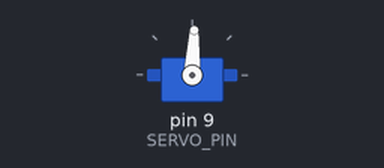
Bench run of a sketch on a simulated Arduino Uno, built with avr-gcc and run on an emulated ATmega328P. Shown: servo.

Above: at 0.05 s.
Timing chart, 0 to 15.6 s (numbered marks = the images above):
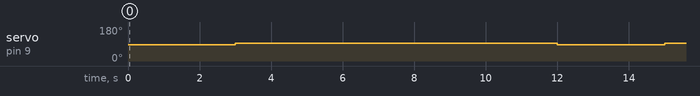

The sketch:

mg90s_Continuous.ino
```cpp
/*
  Exercise 360 degree Servo motor
  Simply runs servo in one direction for 3 seconds, stops, then reverses direction
  Uses built-in Servo.h library
*/
#include "Servo.h"
#define SERVO_PIN 9   // Can use any PWM pin

Servo servo;          // creates servo object used to control the servo motor
//===============================================================================
//  Initialization
//===============================================================================
void setup()
{
  servo.attach(SERVO_PIN); // assigns PWM pin to the servo object
}
//===============================================================================
//  Main
//===============================================================================
void loop()
{
  //servo.write(0); //Spin in one direction
  //delay(3000);
  //servo.write(90); // Stop
  //delay(3000);
  //servo.write(180);  // Spin in opposite direction
  //delay(3000);
  //servo.write(90);  // Stop
  //delay(3000);

  servo.writeMicroseconds(1440); //Spin clockwise
  delay(3000);
  servo.writeMicroseconds(1500); // Stop
  delay(3000);
  servo.writeMicroseconds(1520);  // Spin counterclockwise
  delay(3000);
  servo.writeMicroseconds(1500);  // Stop
  delay(3000);


}
```

Measured:
- by itself, servo on pin 9 (SERVO_PIN): repeats every 12.0 s: 95° 3.0 s, 93° 3.0 s, 87° 3.0 s, 93° 3.0 s
